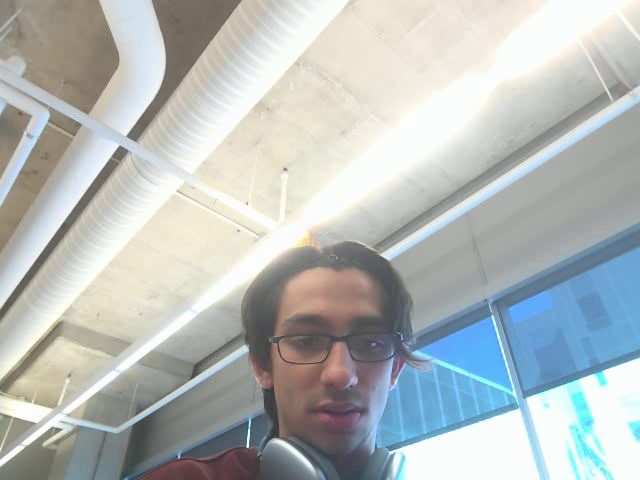
#> input picture frame 48 of media/output.avi, 640 x 480 px, given in place of the camera
$ python camera.py
#> lines starting #> are read from the running program, lines starting #| are printed output that depends on the picture; after the words box and inside, x2 and y2 are one past the last pixel; in counts of white or black regions, pixels touching at a corner belong together
import cv2 as cv
import numpy as np
import math
import time
import os

class Camera:
    def __init__(self, camera_id=0):
        print("Camera initialized")
        self.cap = cv.VideoCapture(camera_id)

        self.fps = 20
        self.cap.set(cv.CAP_PROP_FRAME_WIDTH, 320)
        self.cap.set(cv.CAP_PROP_FRAME_HEIGHT, 240)
        self.cap.set(cv.CAP_PROP_FPS, self.fps)

        # Define HSV ranges
        self.red_lower = np.array([0, 100, 100])
        self.red_upper = np.array([10, 255, 255])
        self.red_lower_2 = np.array([160, 100, 100])
        self.red_upper_2 = np.array([180, 255, 255])

        self.blue_lower = np.array([100, 100, 50])
        self.blue_upper = np.array([130, 255, 255])

        self.green_lower = np.array([40, 50, 50])
        self.green_upper = np.array([80, 255, 255])

        # State variables
        self.sees_blue = False
        self.sees_green = False
        self.isRedLineDetected = False
        self.curr_error = 0
        self.prev_error = 0
        self.angle = 0
        self.dt = 1 / self.fps
        self.latest_frame = None

    def start_detection(self, display=True, video_filename=None):
#> called with display = True
        while True:
            ret, frame = self.cap.read()
#> frame is the input picture: shape (480, 640, 3); mean B, G, R 185.7, 186.4, 180.9
            if not ret:
                print("Failed to capture frame")
                break

            self.latest_frame = frame.copy()
            hsv = cv.cvtColor(frame, cv.COLOR_BGR2HSV)
#> hsv: shape (480, 640, 3); mean H, S, V 58.4, 31.7, 195.4

            # --- BLUE DETECTION ---
            blue_mask = cv.inRange(hsv, self.blue_lower, self.blue_upper)
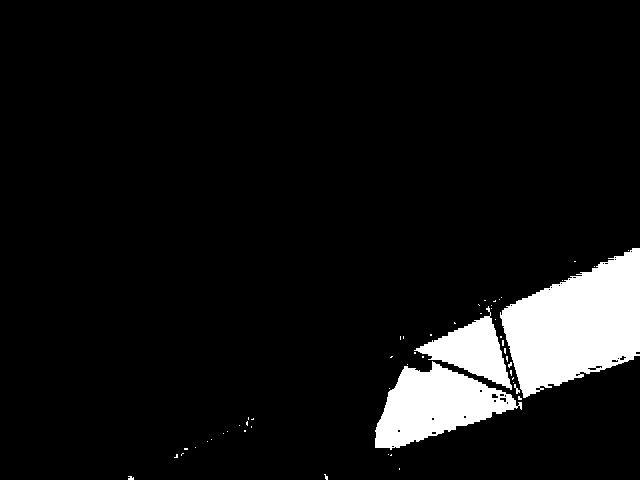
#> blue_mask: shape (480, 640); 7.7% white; 54 white regions (50 under 20 px), largest, box (x1, y1, x2, y2) and area: (500, 248, 640, 398) 13228, (375, 361, 522, 450) 6973, (414, 306, 512, 390) 3264, (514, 384, 520, 394) 25
            self.sees_blue = cv.countNonZero(blue_mask) > 20
#> self.sees_blue = True

            # --- GREEN DETECTION ---
            green_mask = cv.inRange(hsv, self.green_lower, self.green_upper)
#> green_mask: shape (480, 640); every value is 0
            self.sees_green = cv.countNonZero(green_mask) > 20
#> self.sees_green = False

            # --- RED LINE DETECTION ---
            mask1 = cv.inRange(hsv, self.red_lower, self.red_upper)
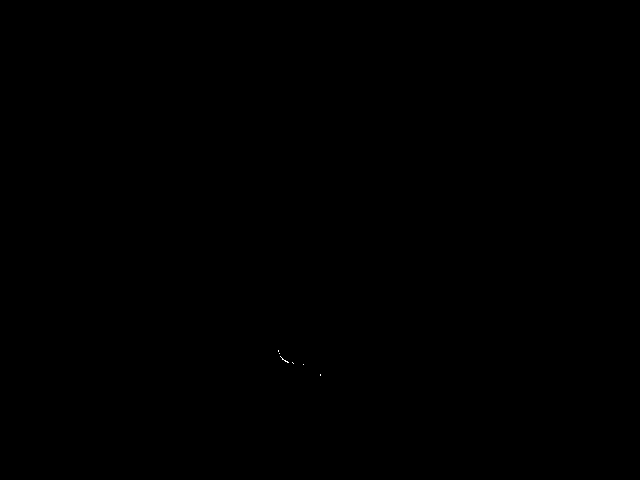
#> mask1: shape (480, 640); 0.01% white in thin lines or dots, all inside (x1, y1, x2, y2) = (278, 350, 321, 376)
            mask2 = cv.inRange(hsv, self.red_lower_2, self.red_upper_2)
#> mask2: shape (480, 640); 0.01% white in thin lines or dots, all inside (x1, y1, x2, y2) = (320, 362, 402, 422)
            red_mask = cv.bitwise_or(mask1, mask2)
#> red_mask: shape (480, 640); 0.02% white in thin lines or dots, all inside (x1, y1, x2, y2) = (278, 350, 402, 422)

            contours, _ = cv.findContours(red_mask.copy(), cv.RETR_TREE, cv.CHAIN_APPROX_SIMPLE)
#> contours = 10 contours, all with area under 20

            if contours:
                self.isRedLineDetected = True

                if len(contours) == 1:
                    blackbox = cv.minAreaRect(contours[0])
                else:
                    candidates = []
                    for idx, cnt in enumerate(contours):
                        box = cv.minAreaRect(cnt)
                        (x_min, y_min), (w_min, h_min), angle = box
                        candidates.append((y_min, idx, x_min, y_min))
#> this loop made 10 passes
#> (cnt, x_min, y_min, w_min, h_min, angle) on passes 1, 3, 4, 6, 7, 10: ([[326, 421], [329, 421]], 327.5, 421, 0, 3, -90), ([[320, 414], [320, 415], [321, 414]], 320.3, 414.2, 1.41, 0.707, -45), ([[320, 374], [320, 375]], 320, 374.5, 1, 0, -90), ([[400, 362], [400, 363], [401, 363], [401, 362]], 400.5, 362.5, 1, 1, -90), ([[292, 362], [293, 363]], 292.5, 362.5, 0, 1.41, -45), ([[278, 350], [278, 351]], 278, 350.5, 1, 0, -90)
#> (x_min, y_min, w_min, h_min, angle) on passes 2, 5, 8, 9: (327.5, 417.5, 3, 7, -90), (303, 364, 0, 0, -90), (283.7, 359.4, 1.28, 10, -54.46), (279, 353, 0, 0, -90)
#> after the loop, candidates = [(421, 0, 327.5, 421), (417.5, 1, 327.5, 417.5), (414.2, 2, 320.3, 414.2), (374.5, 3, 320, 374.5), (364, 4, 303, 364), (362.5, 5, 400.5, 362.5), (362.5, 6, 292.5, 362.5), (359.4, 7, 283.7, 359.4), (353, 8, 279, 353), (350.5, 9, 278, 350.5)]
                    candidates.sort(key=lambda x: x[0])
                    _, chosen_idx, x_min, y_min = candidates[-1]
#> chosen_idx = 0; x_min = 327.5; y_min = 421
                    blackbox = cv.minAreaRect(contours[chosen_idx])
#> blackbox = ((327.5, 421), (0, 3), -90)

                (x_min, y_min), (w_min, h_min), ang = blackbox
#> w_min = 0; h_min = 3; ang = -90

                if ang < -45:
                    ang = 90 + ang
#> ang = 0
                if w_min < h_min and ang > 0:
                    ang = (90 - ang) * -1
                if w_min > h_min and ang < 0:
                    ang = 90 + ang

                frame_center_x = frame.shape[1] // 2
#> frame_center_x = 320
                error = int(x_min - frame_center_x)
#> error = 7
                self.prev_error = self.curr_error
                self.curr_error = error
#> self.curr_error = 7
                self.angle = int(ang)
#> self.angle = 0

                box_pts = cv.boxPoints(blackbox)
#> box_pts = [[329, 421], [326, 421], [326, 421], [329, 421]]
                box_pts = np.int32(box_pts)

                if box_pts.size > 0:
                    cv.drawContours(frame, [box_pts], 0, (0, 0, 255), 2)
#> frame: shape (480, 640, 3); under 0.01% of pixels changed, all inside (x1, y1, x2, y2) = (325, 420, 331, 423)

                cv.putText(frame, f"Angle: {ang}", (10, 40), cv.FONT_HERSHEY_SIMPLEX, 1, (0, 0, 255), 2)
                cv.putText(frame, f"Error: {error}", (10, 80), cv.FONT_HERSHEY_SIMPLEX, 1, (255, 0, 0), 2)

                cv.line(frame, (int(x_min), 0), (int(x_min), frame.shape[0]), (255, 0, 0), 2)
                cv.line(frame, (frame_center_x, 0), (frame_center_x, frame.shape[0]), (0, 255, 0), 2)
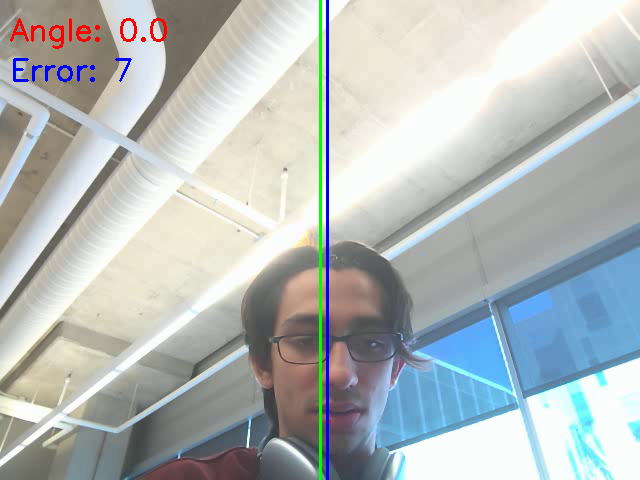
#> frame: shape (480, 640, 3); mean B, G, R 185, 185, 179.2
            else:
                self.isRedLineDetected = False

            if display:
                cv.imshow("Red Line Contour Tracking", frame)
                cv.imshow("Blue Mask", blue_mask)
                cv.imshow("Green Mask", green_mask)

            if cv.waitKey(1) & 0xFF == ord('q'):
#> (key q is pressed here)
                break

        self.cap.release()
        cv.destroyAllWindows()

    def record(self, filename="output.avi", duration=10, display=False):
        filename = input("Enter the video filename (with extension, e.g. output.avi): ")
        if not filename:
            filename = "output.avi"

        width = int(self.cap.get(cv.CAP_PROP_FRAME_WIDTH))
        height = int(self.cap.get(cv.CAP_PROP_FRAME_HEIGHT))
        fps = self.cap.get(cv.CAP_PROP_FPS) or 30

        fourcc = cv.VideoWriter_fourcc(*"XVID")
        writer = cv.VideoWriter(f"media/{filename}", fourcc, fps, (width, height))

        start_time = time.time()
        print(f"Recording started. Saving to {filename}")

        try:
            while True:
                ret, frame = self.cap.read()
                if not ret:
                    print("Failed to capture frame")
                    break

                writer.write(frame)
                if display:
                    cv.imshow("Recording", frame)
                    if cv.waitKey(1) & 0xFF == ord('q'):
                        print("Recording stopped by user.")
                        break

                if time.time() - start_time > duration:
                    print("Recording completed by duration.")
                    break

        except KeyboardInterrupt:
            print("Recording stopped by user.")
        finally:
            writer.release()
            cv.destroyWindow("Recording")

if __name__ == "__main__":
    cam = Camera(camera_id=0)
    cam.start_detection(display=True)

$ run again, starting later in the video
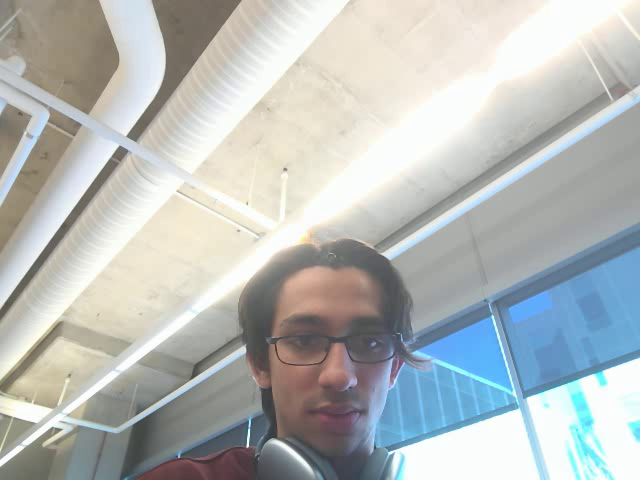
#> input picture frame 216 of media/output.avi, 640 x 480 px, given in place of the camera
#> in start_detection, frame is the input picture: shape (480, 640, 3); mean B, G, R 185.1, 186.1, 181.7
#> hsv: shape (480, 640, 3); mean H, S, V 56.1, 32.4, 195.6
#> in start_detection, `blue_mask = cv.inRange(hsv, self.blue_lower, self.blue_upper)`:
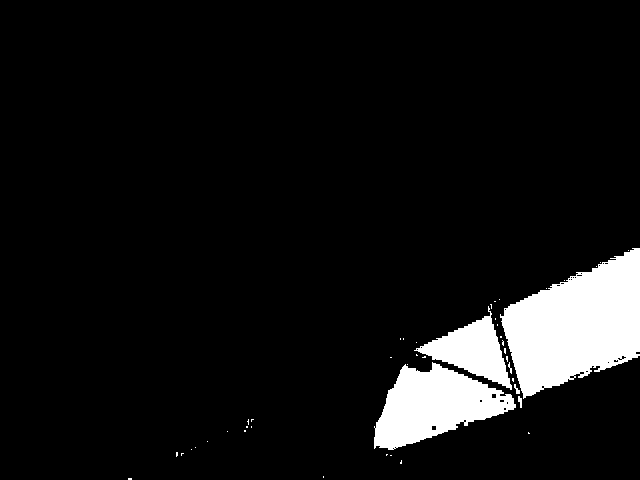
#> blue_mask: shape (480, 640); 7.7% white; 45 white regions (39 under 20 px), largest, box (x1, y1, x2, y2) and area: (500, 248, 640, 399) 13203, (374, 362, 516, 450) 7052, (414, 306, 512, 390) 3255, (518, 396, 522, 408) 32, (514, 384, 520, 394) 29, (508, 362, 512, 374) 20
#> self.sees_blue = True
#> green_mask: shape (480, 640); 0% white in thin lines or dots, all inside (x1, y1, x2, y2) = (584, 464, 586, 465)
#> self.sees_green = False
#> mask1: shape (480, 640); 0.01% white in thin lines or dots, all inside (x1, y1, x2, y2) = (158, 347, 288, 472)
#> mask2: shape (480, 640); 0% white in thin lines or dots, all inside (x1, y1, x2, y2) = (190, 416, 323, 468)
#> red_mask: shape (480, 640); 0.01% white in thin lines or dots, all inside (x1, y1, x2, y2) = (158, 347, 323, 472)
#> contours = 10 contours, all with area under 20
#> the loop in start_detection, `for idx, cnt in enumerate(contours):` made 10 passes
#> (cnt, x_min, y_min, w_min, h_min, angle) on passes 1, 3, 4, 5, 6: ([[159, 470], [158, 471], [159, 471]], 158.7, 470.8, 1.41, 0.707, -45), ([[190, 463], [191, 463]], 190.5, 463, 0, 1, -90), ([[320, 416], [320, 417], [322, 417], [322, 416]], 321, 416.5, 1, 2, -90), ([[286, 363], [287, 363]], 286.5, 363, 0, 1, -90), ([[284, 362], [284, 363]], 284, 362.5, 1, 0, -90)
#> after the loop in start_detection, `for idx, cnt in enumerate(contours):`: candidates = [(470.8, 0, 158.7, 470.8), (467, 1, 192, 467), (463, 2, 190.5, 463), (416.5, 3, 321, 416.5), (363, 4, 286.5, 363), (362.5, 5, 284, 362.5), (361, 6, 281.5, 361), (357, 7, 278, 357), (353, 8, 276.5, 353), (347.5, 9, 276, 347.5)]
#> in start_detection, `_, chosen_idx, x_min, y_min = candidates[-1]`: chosen_idx = 0; x_min = 158.7; y_min = 470.8
#> blackbox = ((158.7, 470.8), (1.41, 0.707), -45)
#> in start_detection, `(x_min, y_min), (w_min, h_min), ang = blackbox`: w_min = 1.41; h_min = 0.707; ang = -45
#> in start_detection, `ang = 90 + ang`: ang = 45
#> error = -161
#> self.angle = 45
#> in start_detection, `box_pts = cv.boxPoints(blackbox)`: box_pts = [[158.5, 471.5], [158, 471], [159, 470], [159.5, 470.5]]
#> in start_detection, `box_pts = np.int32(box_pts)`: box_pts = [[158, 471], [157, 471], [158, 470], [159, 470]]
#> in start_detection, `cv.line(frame, (frame_center_x, 0), (frame_center_x, frame.shape[0]), ..`:
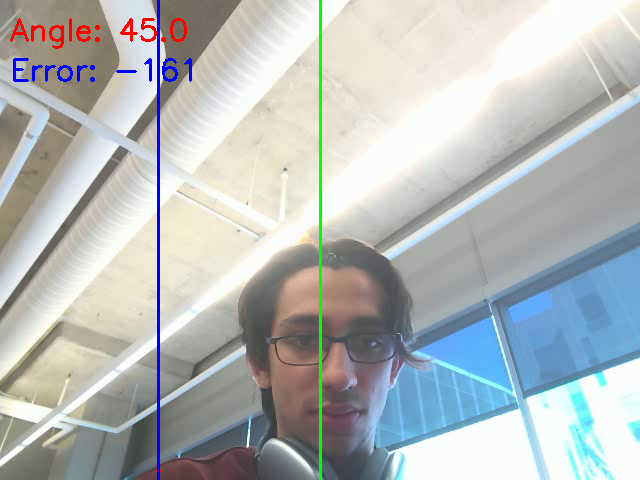
#> frame: shape (480, 640, 3); mean B, G, R 184.4, 184.5, 179.8

$ run again, starting later in the video
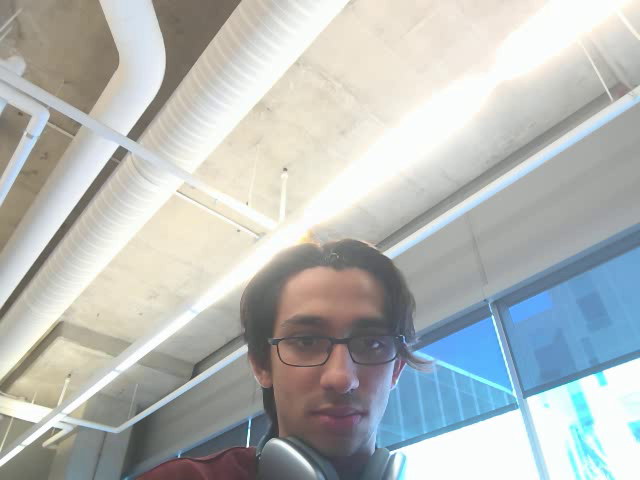
#> input picture frame 384 of media/output.avi, 640 x 480 px, given in place of the camera
#> in start_detection, frame is the input picture: shape (480, 640, 3); mean B, G, R 184.3, 185.6, 181.3
#> hsv: shape (480, 640, 3); mean H, S, V 55.5, 32.5, 195.1
#> in start_detection, `blue_mask = cv.inRange(hsv, self.blue_lower, self.blue_upper)`:
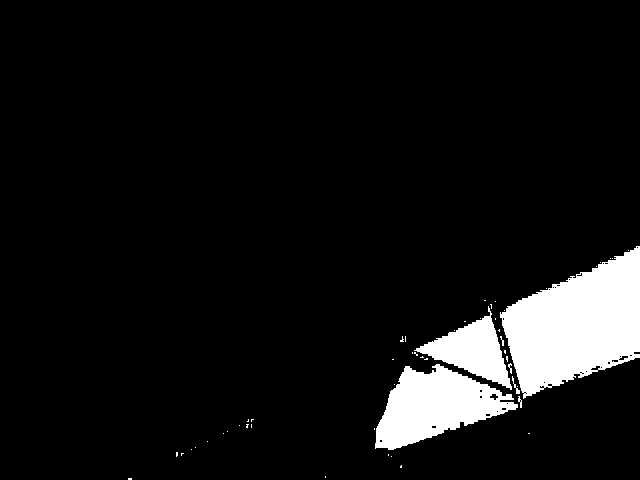
#> blue_mask: shape (480, 640); 7.7% white; 52 white regions (46 under 20 px), largest, box (x1, y1, x2, y2) and area: (500, 246, 640, 399) 13176, (375, 364, 518, 450) 6829, (414, 306, 512, 390) 3260, (512, 376, 520, 394) 39, (518, 396, 522, 408) 26, (508, 363, 512, 374) 22
#> self.sees_blue = True
#> green_mask: shape (480, 640); every value is 0
#> self.sees_green = False
#> mask1: shape (480, 640); 0% white in thin lines or dots, all inside (x1, y1, x2, y2) = (278, 348, 291, 366)
#> mask2: shape (480, 640); 0% white in thin lines or dots, all inside (x1, y1, x2, y2) = (158, 462, 193, 472)
#> red_mask: shape (480, 640); 0.01% white in thin lines or dots, all inside (x1, y1, x2, y2) = (158, 348, 291, 472)
#> contours = 9 contours, all with area under 20
#> the loop in start_detection, `for idx, cnt in enumerate(contours):` made 9 passes
#> (cnt, x_min, y_min, w_min, h_min, angle) on passes 1, 4, 6, 7, 8, 9: ([[158, 470], [158, 471], [159, 471], [159, 470]], 158.5, 470.5, 1, 1, -90), ([[289, 364], [289, 365], [290, 365], [290, 364]], 289.5, 364.5, 1, 1, -90), ([[284, 362], [284, 363]], 284, 362.5, 1, 0, -90), ([[281, 360], [282, 361]], 281.5, 360.5, 0, 1.41, -45), ([[279, 357], [280, 358]], 279.5, 357.5, 0, 1.41, -45), ([[278, 348], [278, 350]], 278, 349, 2, 0, -90)
#> after the loop in start_detection, `for idx, cnt in enumerate(contours):`: candidates = [(470.5, 0, 158.5, 470.5), (467, 1, 192, 467), (462.5, 2, 189.5, 462.5), (364.5, 3, 289.5, 364.5), (364, 4, 286, 364), (362.5, 5, 284, 362.5), (360.5, 6, 281.5, 360.5), (357.5, 7, 279.5, 357.5), (349, 8, 278, 349)]
#> in start_detection, `_, chosen_idx, x_min, y_min = candidates[-1]`: chosen_idx = 0; x_min = 158.5; y_min = 470.5
#> blackbox = ((158.5, 470.5), (1, 1), -90)
#> in start_detection, `(x_min, y_min), (w_min, h_min), ang = blackbox`: w_min = 1; ang = -90
#> in start_detection, `ang = 90 + ang`: ang = 0
#> error = -161
#> self.angle = 0
#> box_pts = [[159, 471], [158, 471], [158, 470], [159, 470]]
#> in start_detection, `cv.line(frame, (frame_center_x, 0), (frame_center_x, frame.shape[0]), ..`:
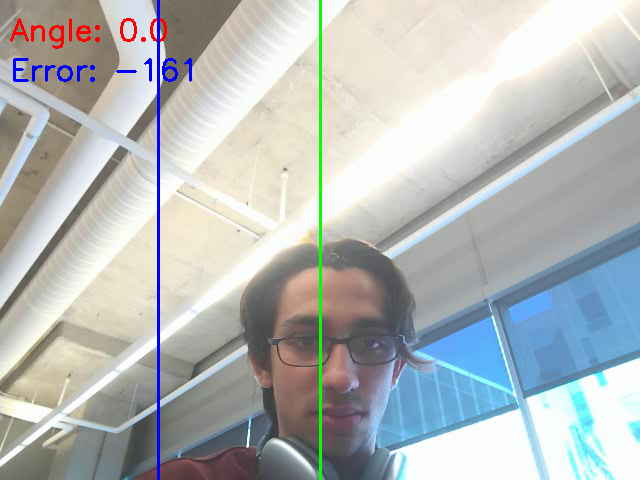
#> frame: shape (480, 640, 3); mean B, G, R 183.7, 184.1, 179.3
